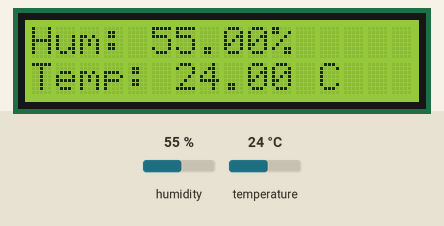
This sketch was run on a simulated Arduino Uno, built with avr-gcc and run on an emulated ATmega328P. Parts: 16×2 character LCD. Inputs (shaded band) come from the test bench; at power-on: humidity 55 %, temperature 24 °C. What the sketch prints to the serial monitor is not drawn.

Above: at 1.2 s.
1.3 s: humidity set to 22 %
At 3.5 s:
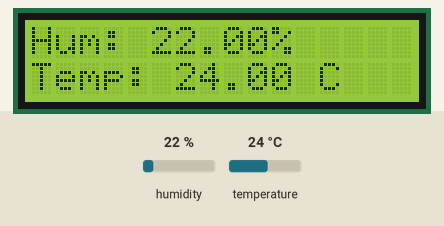
4.0 s: temperature set to 12 °C
At 5.6 s:
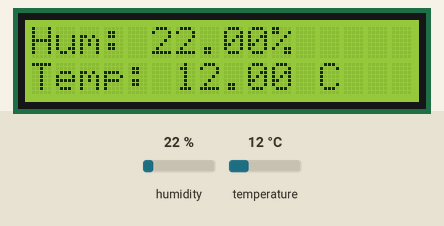
6.7 s: humidity set to 40 %
At 8.7 s:
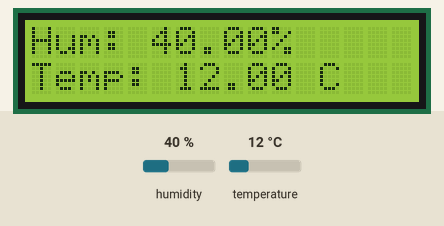
9.8 s: temperature set to 19 °C
At 10.8 s:
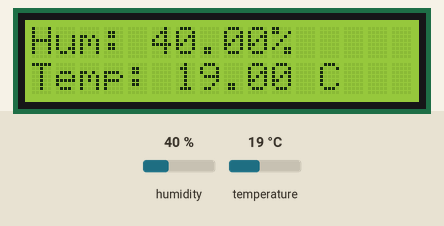
Timing chart, 0 to 12.8 s (numbered marks = the images above; inputs shaded):
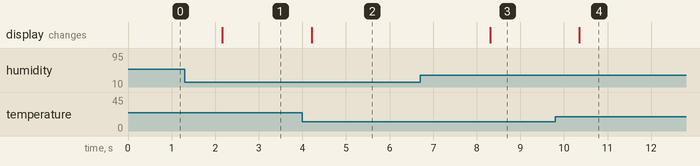

Measured:
- after the input at 1.3 s, the display: changes after 0.86 s (image 1)
- after the input at 4.0 s, the display: changes after 0.21 s (image 2)
- after the input at 6.7 s, the display: changes after 1.6 s (image 3)
- after the input at 9.8 s, the display: changes after 0.56 s (image 4)

The sketch:

WS02-64121080.ino
```cpp
#include <Wire.h>
#include <LiquidCrystal_I2C.h>
#include <DHT.h>   // Include the DHT library

#define DHTPIN 2
#define DHTTYPE DHT11

LiquidCrystal_I2C lcd(0x27,16,2);
DHT dht(DHTPIN, DHTTYPE);

void setup()
{
  Serial.begin(9600); // Initialize the Serial communication
  lcd.begin();
  dht.begin();
}

void loop() {
  float h = dht.readHumidity();
  float t = dht.readTemperature();

  if (isnan(h) || isnan(t)) {
    lcd.setCursor(0, 1);
    lcd.print("Failed to read from DHT");
    Serial.println("Failed to read from DHT");  // Print to Serial Monitor
    return;
  }

  lcd.setCursor(0, 0);
  lcd.print("Hum: ");
  lcd.print(h);
  lcd.print("%");

  lcd.setCursor(0, 1);
  lcd.print("Temp: ");
  lcd.print(t);
  lcd.print(" C");

  // Send the data to Serial Monitor
  Serial.print("Hum: ");
  Serial.print(h);
  Serial.print("%   Temp: ");
  Serial.print(t);
  Serial.println(" C");

  delay(2000);
}
```
